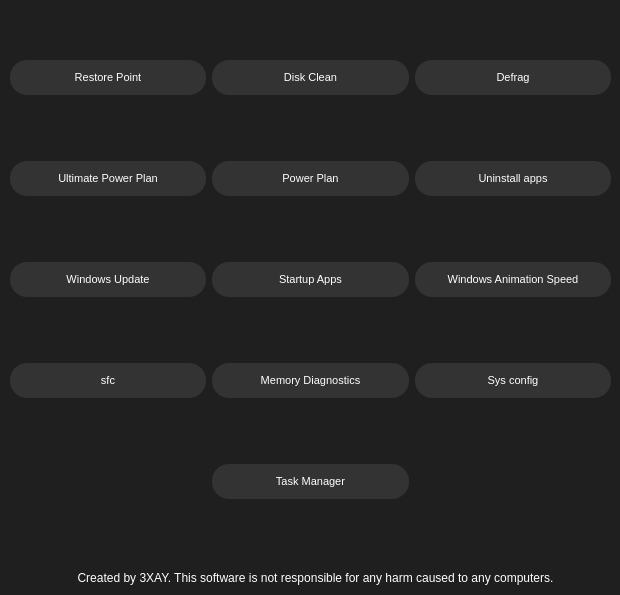
    <widget class="QWidget" name="sysTab">
     <property name="styleSheet">
      <string notr="true">background-color: #1f1f1f;
border: none;
</string>
     </property>
     <attribute name="title">
      <string>System</string>
     </attribute>
     <widget class="QWidget" name="gridLayoutWidget_2">
      <property name="geometry">
       <rect>
        <x>10</x>
        <y>0</y>
        <width>601</width>
        <height>561</height>
       </rect>
      </property>
      <layout class="QGridLayout" name="btnGrid_2">
       <item row="11" column="1">
        <widget class="QPushButton" name="CrystalDiskMarkBtn_7">
         <property name="styleSheet">
          <string notr="true">QPushButton {
    color: white;
    background-color: #333333;
    border-radius: 17px;
    padding: 10px 20px;
    font-size: 11px;
    height: 15px;
}

QPushButton:pressed {
    background-color: #2e2e2e;
}
</string>
         </property>
         <property name="text">
          <string>Task Manager</string>
         </property>
        </widget>
       </item>
       <item row="1" column="1">
        <widget class="QPushButton" name="PowerPlanBtn_2">
         <property name="styleSheet">
          <string notr="true">QPushButton {
    color: white;
    background-color: #333333;
    border-radius: 17px;
    padding: 10px 20px;
    font-size: 11px;
    height: 15px;
}

QPushButton:pressed {
    background-color: #2e2e2e;
}
</string>
         </property>
         <property name="text">
          <string>Power Plan</string>
         </property>
        </widget>
       </item>
       <item row="1" column="0">
        <widget class="QPushButton" name="UltPowerPlanBtn_2">
         <property name="styleSheet">
          <string notr="true">QPushButton {
    color: white;
    background-color: #333333;
    border-radius: 17px;
    padding: 10px 20px;
    font-size: 11px;
    height: 15px;
}

QPushButton:pressed {
    background-color: #2e2e2e;
}
</string>
         </property>
         <property name="text">
          <string>Ultimate Power Plan</string>
         </property>
        </widget>
       </item>
       <item row="0" column="2">
        <widget class="QPushButton" name="DefragBtn_2">
         <property name="styleSheet">
          <string notr="true">QPushButton {
    color: white;
    background-color: #333333;
    border-radius: 17px;
    padding: 10px 20px;
    font-size: 11px;
    height: 15px;
}

QPushButton:pressed {
    background-color: #2e2e2e;
}
</string>
         </property>
         <property name="text">
          <string>Defrag</string>
         </property>
        </widget>
       </item>
       <item row="0" column="1">
        <widget class="QPushButton" name="DiskCleanBtn_2">
         <property name="palette">
          <palette>
           <active>
            <colorrole role="WindowText">
             <brush brushstyle="SolidPattern">
              <color alpha="255">
               <red>255</red>
               <green>255</green>
               <blue>255</blue>
              </color>
             </brush>
            </colorrole>
            <colorrole role="Button">
             <brush brushstyle="SolidPattern">
              <color alpha="255">
               <red>51</red>
               <green>51</green>
               <blue>51</blue>
              </color>
             </brush>
            </colorrole>
            <colorrole role="Text">
             <brush brushstyle="SolidPattern">
              <color alpha="255">
               <red>255</red>
               <green>255</green>
               <blue>255</blue>
              </color>
             </brush>
            </colorrole>
            <colorrole role="ButtonText">
             <brush brushstyle="SolidPattern">
              <color alpha="255">
               <red>255</red>
               <green>255</green>
               <blue>255</blue>
              </color>
             </brush>
            </colorrole>
            <colorrole role="Base">
             <brush brushstyle="SolidPattern">
              <color alpha="255">
               <red>51</red>
               <green>51</green>
               <blue>51</blue>
              </color>
             </brush>
            </colorrole>
            <colorrole role="Window">
             <brush brushstyle="SolidPattern">
              <color alpha="255">
               <red>51</red>
               <green>51</green>
               <blue>51</blue>
              </color>
             </brush>
            </colorrole>
            <colorrole role="PlaceholderText">
             <brush brushstyle="NoBrush">
              <color alpha="128">
               <red>255</red>
               <green>255</green>
               <blue>255</blue>
              </color>
             </brush>
            </colorrole>
           </active>
           <inactive>
            <colorrole role="WindowText">
             <brush brushstyle="SolidPattern">
              <color alpha="255">
               <red>255</red>
               <green>255</green>
               <blue>255</blue>
              </color>
             </brush>
            </colorrole>
            <colorrole role="Button">
             <brush brushstyle="SolidPattern">
              <color alpha="255">
               <red>51</red>
               <green>51</green>
               <blue>51</blue>
              </color>
             </brush>
            </colorrole>
            <colorrole role="Text">
             <brush brushstyle="SolidPattern">
              <color alpha="255">
               <red>255</red>
               <green>255</green>
               <blue>255</blue>
              </color>
             </brush>
            </colorrole>
            <colorrole role="ButtonText">
             <brush brushstyle="SolidPattern">
              <color alpha="255">
               <red>255</red>
               <green>255</green>
               <blue>255</blue>
              </color>
             </brush>
            </colorrole>
            <colorrole role="Base">
             <brush brushstyle="SolidPattern">
              <color alpha="255">
               <red>51</red>
               <green>51</green>
               <blue>51</blue>
              </color>
             </brush>
            </colorrole>
            <colorrole role="Window">
             <brush brushstyle="SolidPattern">
              <color alpha="255">
               <red>51</red>
               <green>51</green>
               <blue>51</blue>
              </color>
             </brush>
            </colorrole>
            <colorrole role="PlaceholderText">
             <brush brushstyle="NoBrush">
              <color alpha="128">
               <red>255</red>
               <green>255</green>
               <blue>255</blue>
              </color>
             </brush>
            </colorrole>
           </inactive>
           <disabled>
            <colorrole role="WindowText">
             <brush brushstyle="SolidPattern">
              <color alpha="255">
               <red>255</red>
               <green>255</green>
               <blue>255</blue>
              </color>
             </brush>
            </colorrole>
            <colorrole role="Button">
             <brush brushstyle="SolidPattern">
              <color alpha="255">
               <red>51</red>
               <green>51</green>
               <blue>51</blue>
              </color>
             </brush>
            </colorrole>
            <colorrole role="Text">
             <brush brushstyle="SolidPattern">
              <color alpha="255">
               <red>255</red>
               <green>255</green>
               <blue>255</blue>
              </color>
             </brush>
            </colorrole>
            <colorrole role="ButtonText">
             <brush brushstyle="SolidPattern">
              <color alpha="255">
               <red>255</red>
               <green>255</green>
               <blue>255</blue>
              </color>
             </brush>
            </colorrole>
            <colorrole role="Base">
             <brush brushstyle="SolidPattern">
              <color alpha="255">
               <red>51</red>
               <green>51</green>
               <blue>51</blue>
              </color>
             </brush>
            </colorrole>
            <colorrole role="Window">
             <brush brushstyle="SolidPattern">
              <color alpha="255">
               <red>51</red>
               <green>51</green>
               <blue>51</blue>
              </color>
             </brush>
            </colorrole>
            <colorrole role="PlaceholderText">
             <brush brushstyle="NoBrush">
              <color alpha="128">
               <red>255</red>
               <green>255</green>
               <blue>255</blue>
              </color>
             </brush>
            </colorrole>
           </disabled>
          </palette>
         </property>
         <property name="mouseTracking">
          <bool>false</bool>
         </property>
         <property name="autoFillBackground">
          <bool>false</bool>
         </property>
         <property name="styleSheet">
          <string notr="true">QPushButton {
    color: white;
    background-color: #333333;
    border-radius: 17px;
    padding: 10px 20px;
    font-size: 11px;
    height: 15px;
}

QPushButton:pressed {
    background-color: #2e2e2e;
}
</string>
         </property>
         <property name="text">
          <string>Disk Clean</string>
         </property>
         <property name="checkable">
          <bool>false</bool>
         </property>
         <property name="autoDefault">
          <bool>false</bool>
         </property>
         <property name="default">
          <bool>false</bool>
         </property>
         <property name="flat">
          <bool>false</bool>
         </property>
        </widget>
       </item>
       <item row="0" column="0">
        <widget class="QPushButton" name="CrystalDiskMarkBtn_6">
         <property name="styleSheet">
          <string notr="true">QPushButton {
    color: white;
    background-color: #333333;
    border-radius: 17px;
    padding: 10px 20px;
    font-size: 11px;
    height: 15px;
}

QPushButton:pressed {
    background-color: #2e2e2e;
}
</string>
         </property>
         <property name="text">
          <string>Restore Point</string>
         </property>
        </widget>
       </item>
       <item row="1" column="2">
        <widget class="QPushButton" name="UninstallAppsBtn_2">
         <property name="styleSheet">
          <string notr="true">QPushButton {
    color: white;
    background-color: #333333;
    border-radius: 17px;
    padding: 10px 20px;
    font-size: 11px;
    height: 15px;
}

QPushButton:pressed {
    background-color: #2e2e2e;
}
</string>
         </property>
         <property name="text">
          <string>Uninstall apps</string>
         </property>
        </widget>
       </item>
       <item row="2" column="0">
        <widget class="QPushButton" name="WindowsUpdateBtn_2">
         <property name="styleSheet">
          <string notr="true">QPushButton {
    color: white;
    background-color: #333333;
    border-radius: 17px;
    padding: 10px 20px;
    font-size: 11px;
    height: 15px;
}

QPushButton:pressed {
    background-color: #2e2e2e;
}
</string>
         </property>
         <property name="text">
          <string>Windows Update</string>
         </property>
        </widget>
       </item>
       <item row="2" column="1">
        <widget class="QPushButton" name="StartupApps_2">
         <property name="styleSheet">
          <string notr="true">QPushButton {
    color: white;
    background-color: #333333;
    border-radius: 17px;
    padding: 10px 20px;
    font-size: 11px;
    height: 15px;
}

QPushButton:pressed {
    background-color: #2e2e2e;
}
</string>
         </property>
         <property name="text">
          <string>Startup Apps</string>
         </property>
        </widget>
       </item>
       <item row="2" column="2">
        <widget class="QPushButton" name="AnimationBtn_2">
         <property name="styleSheet">
          <string notr="true">QPushButton {
    color: white;
    background-color: #333333;
    border-radius: 17px;
    padding: 10px 20px;
    font-size: 11px;
    height: 15px;
}

QPushButton:pressed {
    background-color: #2e2e2e;
}
</string>
         </property>
         <property name="text">
          <string>Windows Animation Speed</string>
         </property>
        </widget>
       </item>
       <item row="3" column="0">
        <widget class="QPushButton" name="sfcBtn_2">
         <property name="styleSheet">
          <string notr="true">QPushButton {
    color: white;
    background-color: #333333;
    border-radius: 17px;
    padding: 10px 20px;
    font-size: 11px;
    height: 15px;
}

QPushButton:pressed {
    background-color: #2e2e2e;
}
</string>
         </property>
         <property name="text">
          <string>sfc</string>
         </property>
        </widget>
       </item>
       <item row="3" column="1">
        <widget class="QPushButton" name="memtestBtn_2">
         <property name="styleSheet">
          <string notr="true">QPushButton {
    color: white;
    background-color: #333333;
    border-radius: 17px;
    padding: 10px 20px;
    font-size: 11px;
    height: 15px;
}

QPushButton:pressed {
    background-color: #2e2e2e;
}
</string>
         </property>
         <property name="text">
          <string>Memory Diagnostics</string>
         </property>
        </widget>
       </item>
       <item row="3" column="2">
        <widget class="QPushButton" name="SysConfigBtn_2">
         <property name="styleSheet">
          <string notr="true">QPushButton {
    color: white;
    background-color: #333333;
    border-radius: 17px;
    padding: 10px 20px;
    font-size: 11px;
    height: 15px;
}

QPushButton:pressed {
    background-color: #2e2e2e;
}
</string>
         </property>
         <property name="text">
          <string>Sys config</string>
         </property>
        </widget>
       </item>
      </layout>
     </widget>
     <widget class="QLabel" name="warning_2">
      <property name="geometry">
       <rect>
        <x>40</x>
        <y>570</y>
        <width>551</width>
        <height>16</height>
       </rect>
      </property>
      <property name="styleSheet">
       <string notr="true">color: white;
</string>
      </property>
      <property name="text">
       <string>Created by 3XAY. This software is not responsible for any harm caused to any computers.</string>
      </property>
      <property name="scaledContents">
       <bool>false</bool>
      </property>
      <property name="alignment">
       <set>Qt::AlignCenter</set>
      </property>
     </widget>
    </widget>
